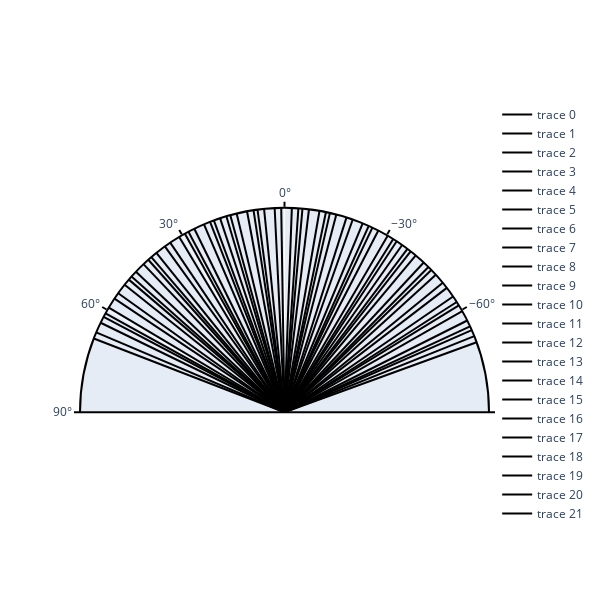

The cell this chart's notebook holds for it:
### Code cell
from tomobase.napari.graphs import acquisition_xy_plot, acquisition_radial_plot
from tomobase.data import Sinogram
from scripts import helper

# Load the data
path = helper.get_filename('TiltGRS.mat')
print(f'Loading {path}')
data = Sinogram.from_file(path)
acquisition_radial_plot(data)

### Figure 1 — Plotly figure (JSON) as saved in the notebook; plotly's stock layout.template omitted (floating-point values rounded to 4 significant figures)
{"data": [{"line": {"color": "black"}, "mode": "lines", "r": [0, 1], "theta": [0, -70], "type": "scatterpolar"}, {"line": {"color": "black"}, "mode": "lines", "r": [0, 1], "theta": [0, 16.52], "type": "scatterpolar"}, {"line": {"color": "black"}, "mode": "lines", "r": [0, 1], "theta": [0, -36.95], "type": "scatterpolar"}, {"line": {"color": "black"}, "mode": "lines", "r": [0, 1], "theta": [0, 49.57], "type": "scatterpolar"}, {"line": {"color": "black"}, "mode": "lines", "r": [0, 1], "theta": [0, -3.9], "type": "scatterpolar"}, {"line": {"color": "black"}, "mode": "lines", "r": [0, 1], "theta": [0, -57.38], "type": "scatterpolar"}, {"line": {"color": "black"}, "mode": "lines", "r": [0, 1], "theta": [0, 29.15], "type": "scatterpolar"}, {"line": {"color": "black"}, "mode": "lines", "r": [0, 1], "theta": [0, -24.33], "type": "scatterpolar"}, {"line": {"color": "black"}, "mode": "lines", "r": [0, 1], "theta": [0, 62.2], "type": "scatterpolar"}, {"line": {"color": "black"}, "mode": "lines", "r": [0, 1], "theta": [0, 8.72], "type": "scatterpolar"}, {"line": {"color": "black"}, "mode": "lines", "r": [0, 1], "theta": [0, -44.75], "type": "scatterpolar"}, {"line": {"color": "black"}, "mode": "lines", "r": [0, 1], "theta": [0, 41.77], "type": "scatterpolar"}, {"line": {"color": "black"}, "mode": "lines", "r": [0, 1], "theta": [0, -11.7], "type": "scatterpolar"}, {"line": {"color": "black"}, "mode": "lines", "r": [0, 1], "theta": [0, -65.18], "type": "scatterpolar"}, {"line": {"color": "black"}, "mode": "lines", "r": [0, 1], "theta": [0, 21.35], "type": "scatterpolar"}, {"line": {"color": "black"}, "mode": "lines", "r": [0, 1], "theta": [0, -32.13], "type": "scatterpolar"}, {"line": {"color": "black"}, "mode": "lines", "r": [0, 1], "theta": [0, 54.4], "type": "scatterpolar"}, {"line": {"color": "black"}, "mode": "lines", "r": [0, 1], "theta": [0, 0.92], "type": "scatterpolar"}, {"line": {"color": "black"}, "mode": "lines", "r": [0, 1], "theta": [0, -52.55], "type": "scatterpolar"}, {"line": {"color": "black"}, "mode": "lines", "r": [0, 1], "theta": [0, 33.97], "type": "scatterpolar"}, {"line": {"color": "black"}, "mode": "lines", "r": [0, 1], "theta": [0, -19.5], "type": "scatterpolar"}, {"line": {"color": "black"}, "mode": "lines", "r": [0, 1], "theta": [0, 67.02], "type": "scatterpolar"}, {"line": {"color": "black"}, "mode": "lines", "r": [0, 1], "theta": [0, 13.54], "type": "scatterpolar"}, {"line": {"color": "black"}, "mode": "lines", "r": [0, 1], "theta": [0, -39.93], "type": "scatterpolar"}, {"line": {"color": "black"}, "mode": "lines", "r": [0, 1], "theta": [0, 46.59], "type": "scatterpolar"}, {"line": {"color": "black"}, "mode": "lines", "r": [0, 1], "theta": [0, -6.88], "type": "scatterpolar"}, {"line": {"color": "black"}, "mode": "lines", "r": [0, 1], "theta": [0, -60.36], "type": "scatterpolar"}, {"line": {"color": "black"}, "mode": "lines", "r": [0, 1], "theta": [0, 26.17], "type": "scatterpolar"}, {"line": {"color": "black"}, "mode": "lines", "r": [0, 1], "theta": [0, -27.31], "type": "scatterpolar"}, {"line": {"color": "black"}, "mode": "lines", "r": [0, 1], "theta": [0, 59.22], "type": "scatterpolar"}, {"line": {"color": "black"}, "mode": "lines", "r": [0, 1], "theta": [0, 5.74], "type": "scatterpolar"}, {"line": {"color": "black"}, "mode": "lines", "r": [0, 1], "theta": [0, -47.73], "type": "scatterpolar"}, {"line": {"color": "black"}, "mode": "lines", "r": [0, 1], "theta": [0, 38.79], "type": "scatterpolar"}, {"line": {"color": "black"}, "mode": "lines", "r": [0, 1], "theta": [0, -14.68], "type": "scatterpolar"}, {"line": {"color": "black"}, "mode": "lines", "r": [0, 1], "theta": [0, -68.16], "type": "scatterpolar"}, {"line": {"color": "black"}, "mode": "lines", "r": [0, 1], "theta": [0, 18.37], "type": "scatterpolar"}, {"line": {"color": "black"}, "mode": "lines", "r": [0, 1], "theta": [0, -35.11], "type": "scatterpolar"}, {"line": {"color": "black"}, "mode": "lines", "r": [0, 1], "theta": [0, 51.42], "type": "scatterpolar"}, {"line": {"color": "black"}, "mode": "lines", "r": [0, 1], "theta": [0, -2.06], "type": "scatterpolar"}, {"line": {"color": "black"}, "mode": "lines", "r": [0, 1], "theta": [0, -55.53], "type": "scatterpolar"}, {"line": {"color": "black"}, "mode": "lines", "r": [0, 1], "theta": [0, 30.99], "type": "scatterpolar"}, {"line": {"color": "black"}, "mode": "lines", "r": [0, 1], "theta": [0, -22.48], "type": "scatterpolar"}, {"line": {"color": "black"}, "mode": "lines", "r": [0, 1], "theta": [0, 64.04], "type": "scatterpolar"}, {"line": {"color": "black"}, "mode": "lines", "r": [0, 1], "theta": [0, 10.56], "type": "scatterpolar"}, {"line": {"color": "black"}, "mode": "lines", "r": [0, 1], "theta": [0, -42.91], "type": "scatterpolar"}, {"line": {"color": "black"}, "mode": "lines", "r": [0, 1], "theta": [0, 43.61], "type": "scatterpolar"}, {"line": {"color": "black"}, "mode": "lines", "r": [0, 1], "theta": [0, -9.86], "type": "scatterpolar"}, {"line": {"color": "black"}, "mode": "lines", "r": [0, 1], "theta": [0, -63.34], "type": "scatterpolar"}, {"line": {"color": "black"}, "mode": "lines", "r": [0, 1], "theta": [0, 23.19], "type": "scatterpolar"}, {"line": {"color": "black"}, "mode": "lines", "r": [0, 1], "theta": [0, -30.29], "type": "scatterpolar"}, {"line": {"color": "black"}, "mode": "lines", "r": [0, 1], "theta": [0, 56.24], "type": "scatterpolar"}, {"line": {"color": "black"}, "mode": "lines", "r": [0, 1], "theta": [0, 2.76], "type": "scatterpolar"}, {"line": {"color": "black"}, "mode": "lines", "r": [0, 1], "theta": [0, -50.71], "type": "scatterpolar"}, {"line": {"color": "black"}, "mode": "lines", "r": [0, 1], "theta": [0, 35.81], "type": "scatterpolar"}, {"line": {"color": "black"}, "mode": "lines", "r": [0, 1], "theta": [0, -17.66], "type": "scatterpolar"}, {"line": {"color": "black"}, "mode": "lines", "r": [0, 1], "theta": [0, 68.86], "type": "scatterpolar"}, {"line": {"color": "black"}, "mode": "lines", "r": [0, 1], "theta": [0, 15.39], "type": "scatterpolar"}, {"line": {"color": "black"}, "mode": "lines", "r": [0, 1], "theta": [0, -38.09], "type": "scatterpolar"}, {"line": {"color": "black"}, "mode": "lines", "r": [0, 1], "theta": [0, 48.44], "type": "scatterpolar"}, {"line": {"color": "black"}, "mode": "lines", "r": [0, 1], "theta": [0, -5.04], "type": "scatterpolar"}, {"line": {"color": "black"}, "mode": "lines", "r": [0, 1], "theta": [0, -58.51], "type": "scatterpolar"}, {"line": {"color": "black"}, "mode": "lines", "r": [0, 1], "theta": [0, 28.01], "type": "scatterpolar"}, {"line": {"color": "black"}, "mode": "lines", "r": [0, 1], "theta": [0, -25.46], "type": "scatterpolar"}, {"line": {"color": "black"}, "mode": "lines", "r": [0, 1], "theta": [0, 61.06], "type": "scatterpolar"}, {"line": {"color": "black"}, "mode": "lines", "r": [0, 1], "theta": [0, 7.58], "type": "scatterpolar"}, {"line": {"color": "black"}, "mode": "lines", "r": [0, 1], "theta": [0, -45.89], "type": "scatterpolar"}, {"line": {"color": "black"}, "mode": "lines", "r": [0, 1], "theta": [0, 40.63], "type": "scatterpolar"}, {"line": {"color": "black"}, "mode": "lines", "r": [0, 1], "theta": [0, -12.84], "type": "scatterpolar"}, {"line": {"color": "black"}, "mode": "lines", "r": [0, 1], "theta": [0, -66.32], "type": "scatterpolar"}, {"line": {"color": "black"}, "mode": "lines", "r": [0, 1], "theta": [0, 20.21], "type": "scatterpolar"}, {"line": {"color": "black"}, "mode": "lines", "r": [0, 1], "theta": [0, -33.27], "type": "scatterpolar"}], "layout": {"autosize": false, "height": 600, "paper_bgcolor": "white", "plot_bgcolor": "white", "polar": {"angularaxis": {"dtick": 30, "linecolor": "black", "linewidth": 2, "rotation": 90, "showline": true, "thetaunit": "degrees", "tickcolor": "black", "ticklen": 5, "ticks": "outside", "tickwidth": 2}, "radialaxis": {"range": [0, 1], "showline": false, "visible": false}, "sector": [0, 180]}, "width": 600}}
